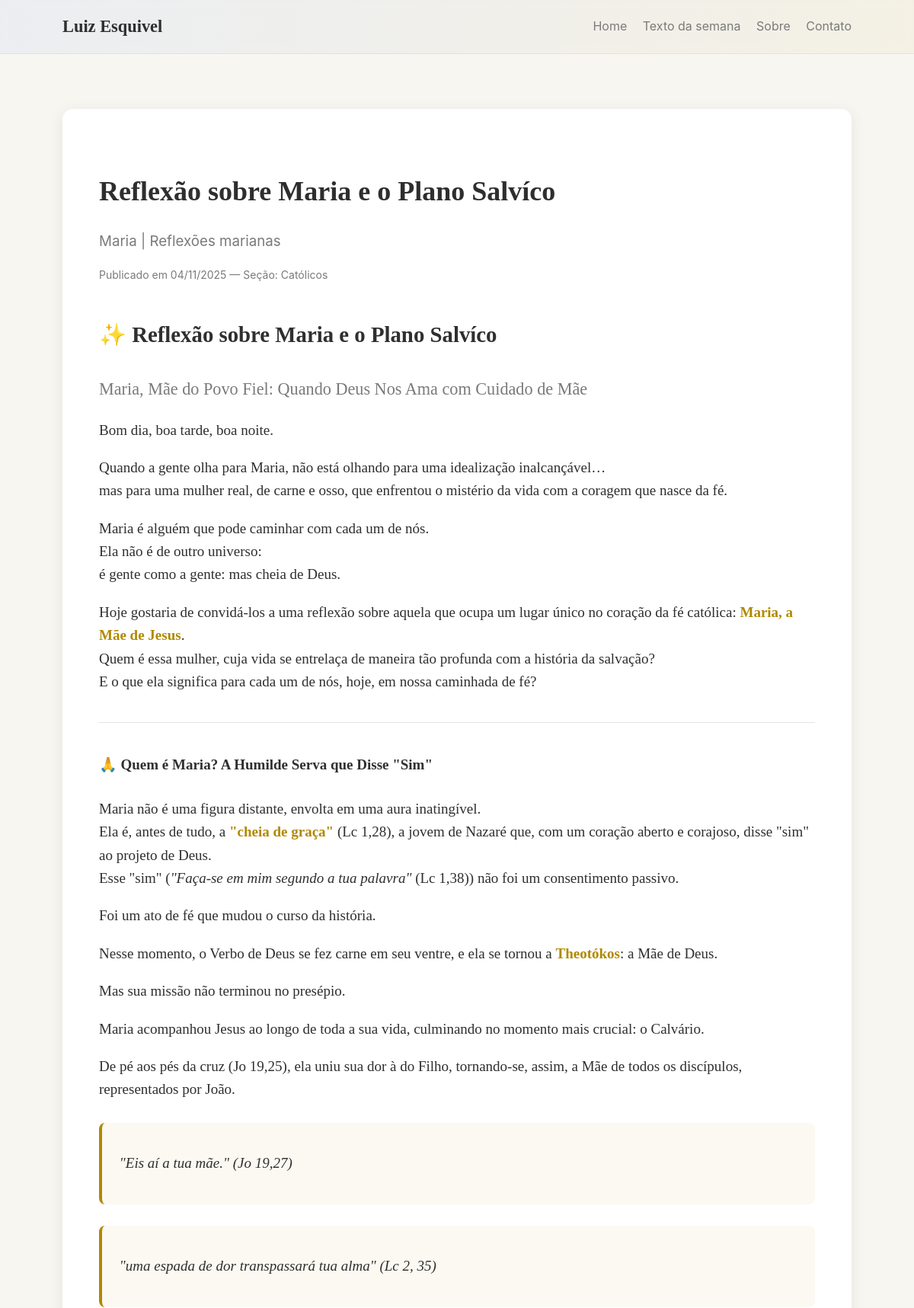
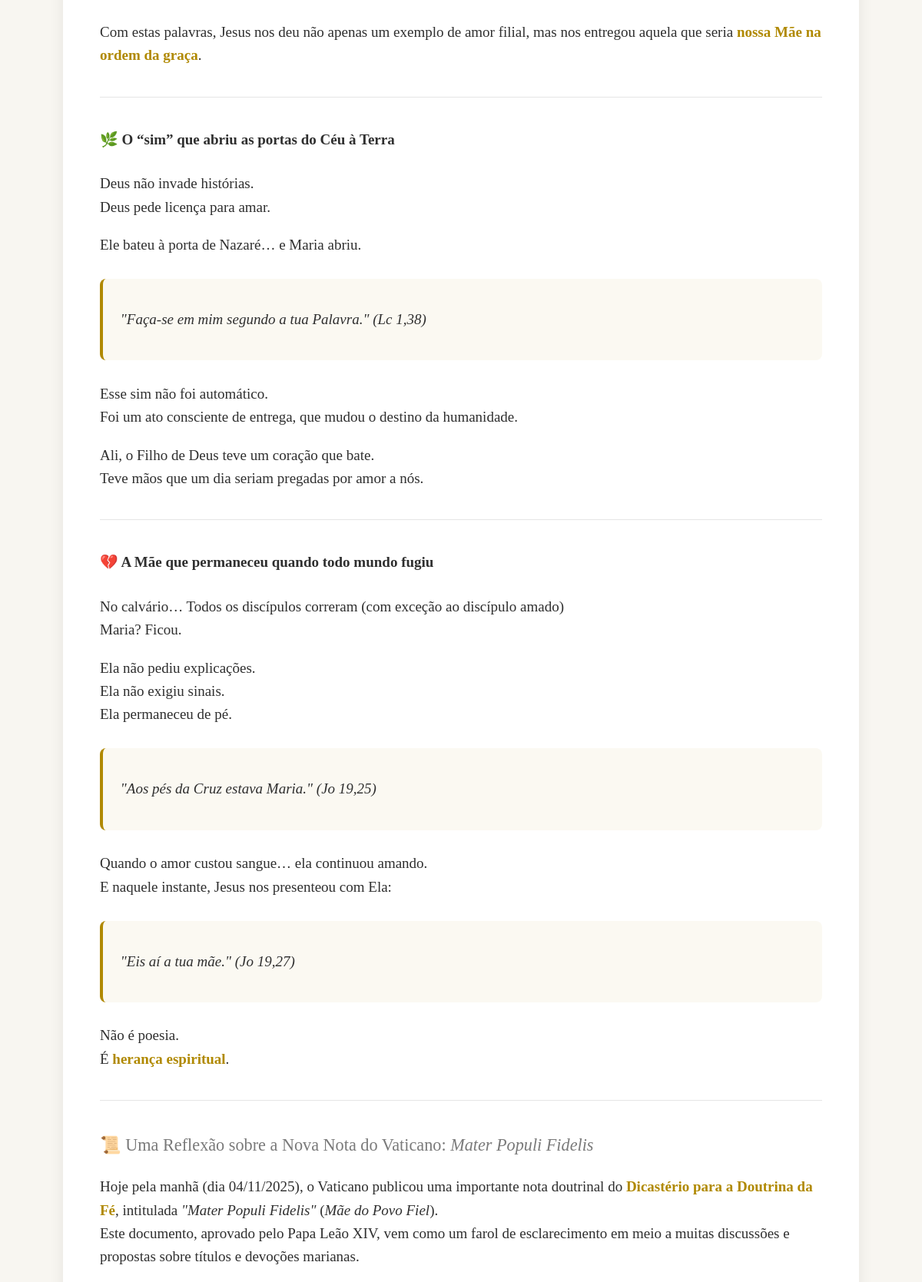
The page /text/28 (upper part) on the database its author committed (2 pictures, top to bottom).
### models.py (models this page shows)
class Text(db.Model):
    id = db.Column(db.Integer, primary_key=True)
    title = db.Column(db.String(300), nullable=False)
    subtitle = db.Column(db.String(400))
    body = db.Column(db.Text)
    published = db.Column(db.Boolean, default=False)
    section_id = db.Column(db.Integer, db.ForeignKey('section.id'), nullable=True)
    created_at = db.Column(db.DateTime, default=datetime.utcnow)

class Section(db.Model):
    id = db.Column(db.Integer, primary_key=True)
    title = db.Column(db.String(200), unique=True, nullable=False)
    description = db.Column(db.String(500))
    created_at = db.Column(db.DateTime, default=datetime.utcnow)
    texts = db.relationship('Text', backref='section', lazy=True, cascade='all, delete-orphan')

### routes/public_routes.py (the view)
@public_bp.route('/text/<int:text_id>')
def text_view(text_id):
    text = Text.query.get_or_404(text_id)
    html = markdown2.markdown(text.body or '')
    return render_template('public/text.html', text=text, html=html)

### templates/public/text.html
{% extends '_base.html' %}
{% block content %}
<article class="text-full fade-in">
  <h1>{{ text.title }}</h1>
  {% if text.subtitle %}
    <h3>{{ text.subtitle }}</h3>
  {% endif %}
  <div class="meta">
    Publicado em {{ text.created_at.strftime('%d/%m/%Y') }} —
    Seção: {{ text.section.title if text.section else '—' }}
  </div>
  <div class="text-body">{{ html|safe }}</div>
</article>
{% endblock %}

### static/css/main.css (style rules this page uses)
:root { --bg: #f8f6f1; --surface: #ffffff; --text: #2e2e2e; --muted: #7a7a7a; --accent: #0b5fff; --gold: #b08900; --radius: 14px; --max-width: 1100px; --font-serif: "EB Garamond", serif; --font-sans: "Inter", sans-serif; }
* { box-sizing: border-box; }
body { margin: 0; background: var(--bg); color: var(--text); font-family: var(--font-sans); line-height: 1.7; overflow-x: hidden; }
.text-full { background: var(--surface); padding: 48px; border-radius: var(--radius); box-shadow: 0 4px 20px rgba(0,0,0,0.08); margin-top: 40px; }
.text-full h1 { font-family: var(--font-serif); font-size: 36px; margin-bottom: 8px; }
.text-full h3 { color: var(--muted); font-weight: normal; margin-bottom: 16px; }
.text-full .meta { color: var(--muted); font-size: 14px; margin-bottom: 20px; }
.text-body { font-family: var(--font-serif); font-size: 19px; line-height: 1.8; color: #2f2f2f; }
.text-body p { margin-bottom: 1em; }
.fade-in { opacity: 0; transform: translateY(20px); transition: all 0.8s ease; }
.text-body h1, .text-body h2, .text-body p, .text-body ul { margin-bottom: 1em; line-height: 1.6; }
.text-body h1 { font-size: 1.8rem; margin-top: 1.5em; }
.text-body blockquote { border-left: 4px solid var(--gold); background: rgba(176,140,0,0.05); padding: 1em 1.2em; margin: 1.5em 0; border-radius: 8px; font-style: italic; }
.text-body hr { border: none; border-top: 1px solid rgba(0,0,0,0.1); margin: 2em 0; }
.text-body strong { color: var(--gold); }
.fade-in { opacity: 1 !important; transform: none !important; }

### rows shown on the page
Text: title "Reflexão sobre Maria e o Plano Salvíco", subtitle "Maria | Reflexões marianas", created_at "04/11/2025"
Section: section "Católicos"
